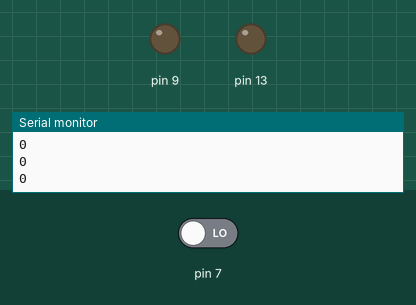
Bench run of a sketch on a simulated Arduino Uno, built with avr-gcc and run on an emulated ATmega328P. On the bench: output pins drawn as LEDs (lit = HIGH), the last lines printed to the serial monitor. The inputs (shaded band) are chosen by the test bench; at power-on: pin 7 LOW. Pins used as bus, display or sensor lines are not drawn.

Above: at 11.0 s.
11.1 s: pin 7 driven HIGH
At 16.0 s:
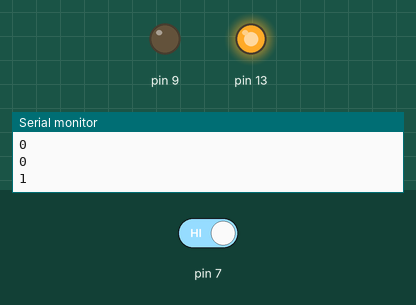
17.2 s: pin 7 driven LOW
At 21.4 s:
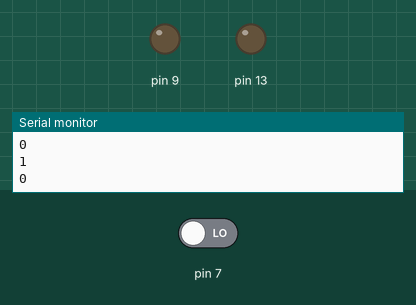
Timing chart, 0 to 22.9 s (numbered marks = the images above; inputs shaded):
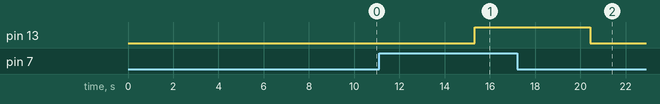

Measured:
- after the input at 11.1 s, pin 13: LOW → HIGH after 4.2 s
- after the input at 17.2 s, pin 13: HIGH → LOW after 3.2 s

The sketch:

Circuit_Code.ino
```cpp
int val = 0, i, buzzer;
void setup()
{
  Serial.begin(9600);
  pinMode(13, OUTPUT);
  pinMode(9, OUTPUT);
  pinMode(7, INPUT);
}

void loop()
{
  val = digitalRead(7);
  Serial.println(val);
  if(val == HIGH)
  {
    digitalWrite(13, HIGH);
  }
  else
  {
    digitalWrite(13, LOW);
  }
  for( int i=0; i<255; i++)
  {
    analogWrite(buzzer, i);
    delay(10);
  }
 for(i=255; i>0; i--)
  {
    analogWrite(buzzer, i);
    delay(10);
  }
}
```
